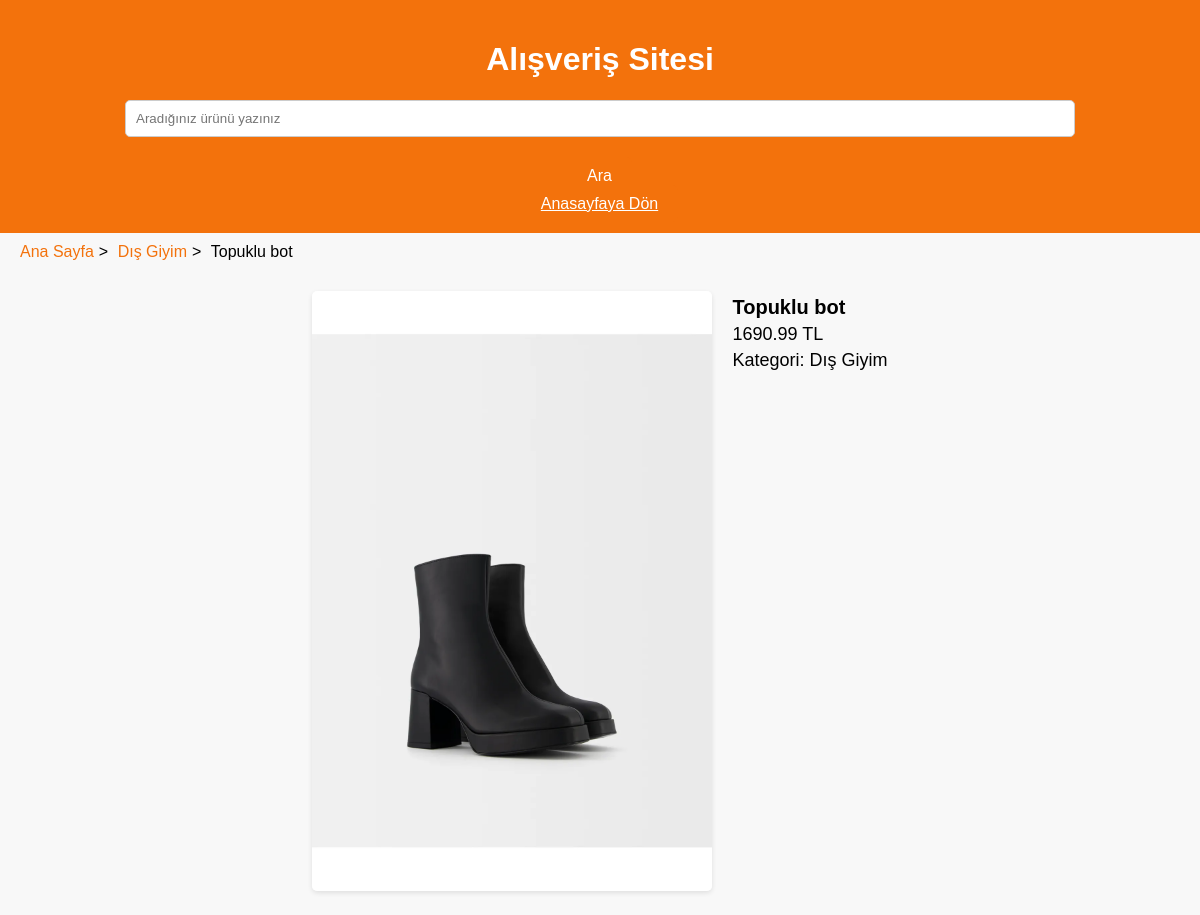
Page /product/1 on the committed database.
### tables this page shows
CREATE TABLE products (
    id INTEGER PRIMARY KEY AUTOINCREMENT, -- Ürün No
    description TEXT NOT NULL,            -- Açıklama
    price REAL NOT NULL,                  -- Fiyat
    category TEXT NOT NULL,               -- Kategori
    image TEXT NOT NULL                   -- Resim Yolu
);

### app.py (the view)
@app.route("/product/<int:product_id>")
def product_detail(product_id):
    conn = get_db_connection()
    product = conn.execute("SELECT * FROM products WHERE id = ?", (product_id,)).fetchone()
    conn.close()
    if product is None:
        return "Ürün bulunamadı", 404
    return render_template("detail.html", product=product)

### app.py (called while the page is built)
def get_db_connection():
    conn = sql.connect("products.db")
    conn.row_factory = sql.Row
    return conn

### templates/detail.html (shortened to what this page needs)
<!DOCTYPE html>
<html lang="en">
<head>
    <link rel="stylesheet" href="/static/css/style.css">
</head>
<body>
    {% extends "base.html" %}
    {% block content %}
    <nav>
        <ul class="breadcrumb">
            <li><a href="/">Ana Sayfa</a></li>
            <li><a href="/category/{{ product.category }}">{{ product.category }}</a></li>
            <li>{{ product.description }}</li>
        </ul>
    </nav>
    <div class="product-detail">
        <div class="product-image">
            <img src="/static/images/{{ product.image }}" alt="Product Image">
        </div>
        <div class="product-details">
            <p><strong>{{ product.description }}</strong></p>
            <p>{{ product.price }} TL</p>
            <p>Kategori: {{ product.category }}</p>
        </div>
    </div>
    {% endblock %}

### static/css/style.css (style rules this page uses)
body { font-family: Arial, sans-serif; margin: 0; padding: 0; background-color: #f8f8f8; }
.product-detail { display: flex; justify-content: center; padding: 20px; gap: 20px; flex-wrap: wrap; }
.product-detail .product-image img { max-width: 400px; height: auto; border-radius: 5px; box-shadow: 0 2px 5px rgba(0, 0, 0, 0.1); }
.product-detail .product-details { max-width: 500px; text-align: left; }
.product-detail .product-details p { font-size: 18px; margin: 5px 0; }
.product-detail .product-details strong { font-size: 20px; }
.breadcrumb { list-style: none; padding: 0; background-color: #f8f8f8; margin: 10px 20px; }
.breadcrumb li { display: inline; margin-right: 5px; }
.breadcrumb li a { text-decoration: none; color: #f3720c; }
.breadcrumb li::after { content: ">"; margin-left: 5px; }
.breadcrumb li:last-child::after { content: ""; }

### rows in the picture
products: category "Dış Giyim", description "Topuklu bot", image (picture), price "1690.99"
